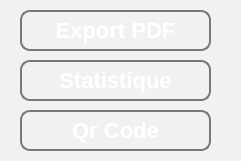
      <widget class="QGroupBox" name="groupBox_27">
       <property name="geometry">
        <rect>
         <x>300</x>
         <y>550</y>
         <width>241</width>
         <height>161</height>
        </rect>
       </property>
       <property name="styleSheet">
        <string notr="true">background-color: rgb(241, 241, 241);
border-radius: 10px black;
	border-radius: 10px  ;

</string>
       </property>
       <property name="title">
        <string/>
       </property>
       <widget class="QPushButton" name="pushButton_PDF">
        <property name="geometry">
         <rect>
          <x>20</x>
          <y>10</y>
          <width>191</width>
          <height>41</height>
         </rect>
        </property>
        <property name="styleSheet">
         <string notr="true">/*-----QPushButton-----*/
QPushButton
{
	background-color: qlineargradient(spread:pad, x1:0, y1:0.511, x2:1, y2:0.511, stop:0 
#75777d
,stop:0.995192 rgba(0,0,0,0));



	color: #ffffff;
	font-size: 22px;
	font-weight: bold;
	border: 2px solid #75777d;
	border-radius:10px;
	padding: 5px;

}

QPushButton::hover
{
background-color: #b5b5ba;

	color: #2C3359; 
}
QPushButton::pressed
{background-color: qlineargradient(stop:0 rgba(0, 207, 179, 255),stop:1 rgba(70, 255, 230, 255));

	color: #75777d; 

}</string>
        </property>
        <property name="text">
         <string>Export PDF</string>
        </property>
       </widget>
       <widget class="QPushButton" name="pushButton_3">
        <property name="geometry">
         <rect>
          <x>20</x>
          <y>60</y>
          <width>191</width>
          <height>41</height>
         </rect>
        </property>
        <property name="styleSheet">
         <string notr="true">/*-----QPushButton-----*/
QPushButton
{
	background-color: qlineargradient(spread:pad, x1:0, y1:0.511, x2:1, y2:0.511, stop:0 
#75777d
,stop:0.995192 rgba(0,0,0,0));



	color: #ffffff;
	font-size: 22px;
	font-weight: bold;
	border: 2px solid #75777d;
	border-radius:10px;
	padding: 5px;

}

QPushButton::hover
{
background-color: #b5b5ba;

	color: #2C3359; 
}
QPushButton::pressed
{background-color: qlineargradient(stop:0 rgba(0, 207, 179, 255),stop:1 rgba(70, 255, 230, 255));

	color: #75777d; 

}</string>
        </property>
        <property name="text">
         <string>Statistique</string>
        </property>
       </widget>
       <widget class="QLabel" name="label_61">
        <property name="geometry">
         <rect>
          <x>30</x>
          <y>20</y>
          <width>21</width>
          <height>21</height>
         </rect>
        </property>
        <property name="styleSheet">
         <string notr="true">image: url(:/file.png);
background-color:transparent;</string>
        </property>
        <property name="text">
         <string/>
        </property>
       </widget>
       <widget class="QLabel" name="label_62">
        <property name="geometry">
         <rect>
          <x>20</x>
          <y>70</y>
          <width>31</width>
          <height>21</height>
         </rect>
        </property>
        <property name="styleSheet">
         <string notr="true">image: url(:/chart.png);
background-color:transparent;</string>
        </property>
        <property name="text">
         <string/>
        </property>
       </widget>
       <widget class="QPushButton" name="qrcodegen_2">
        <property name="geometry">
         <rect>
          <x>20</x>
          <y>110</y>
          <width>191</width>
          <height>41</height>
         </rect>
        </property>
        <property name="styleSheet">
         <string notr="true">/*-----QPushButton-----*/
QPushButton
{
	background-color: qlineargradient(spread:pad, x1:0, y1:0.511, x2:1, y2:0.511, stop:0 
#75777d
,stop:0.995192 rgba(0,0,0,0));



	color: #ffffff;
	font-size: 22px;
	font-weight: bold;
	border: 2px solid #75777d;
	border-radius:10px;
	padding: 5px;

}

QPushButton::hover
{
background-color: #b5b5ba;

	color: #2C3359; 
}
QPushButton::pressed
{background-color: qlineargradient(stop:0 rgba(0, 207, 179, 255),stop:1 rgba(70, 255, 230, 255));

	color: #75777d; 

}</string>
        </property>
        <property name="text">
         <string>Qr Code</string>
        </property>
       </widget>
       <widget class="QLabel" name="label_63">
        <property name="geometry">
         <rect>
          <x>30</x>
          <y>120</y>
          <width>31</width>
          <height>21</height>
         </rect>
        </property>
        <property name="styleSheet">
         <string notr="true">image: url(:/qrcode.png);
background-color:transparent;</string>
        </property>
        <property name="text">
         <string/>
        </property>
       </widget>
      </widget>
